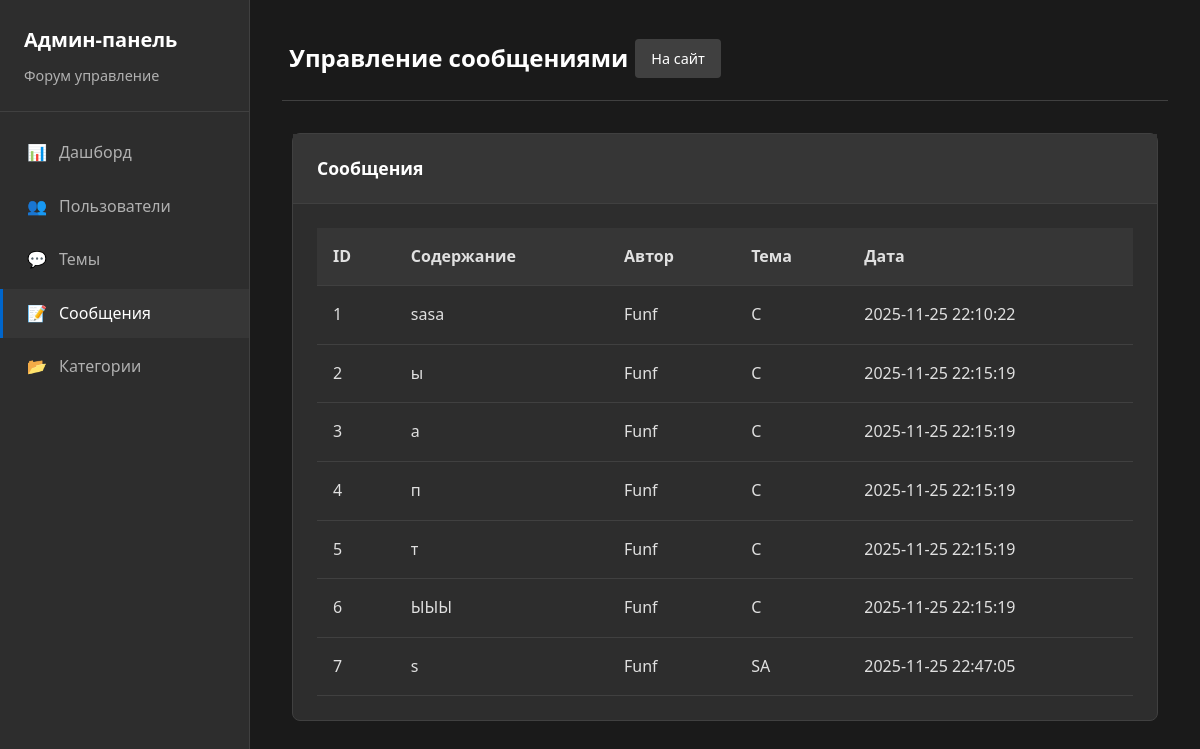
The page /admin/posts (signed in) on the database as committed earlier.
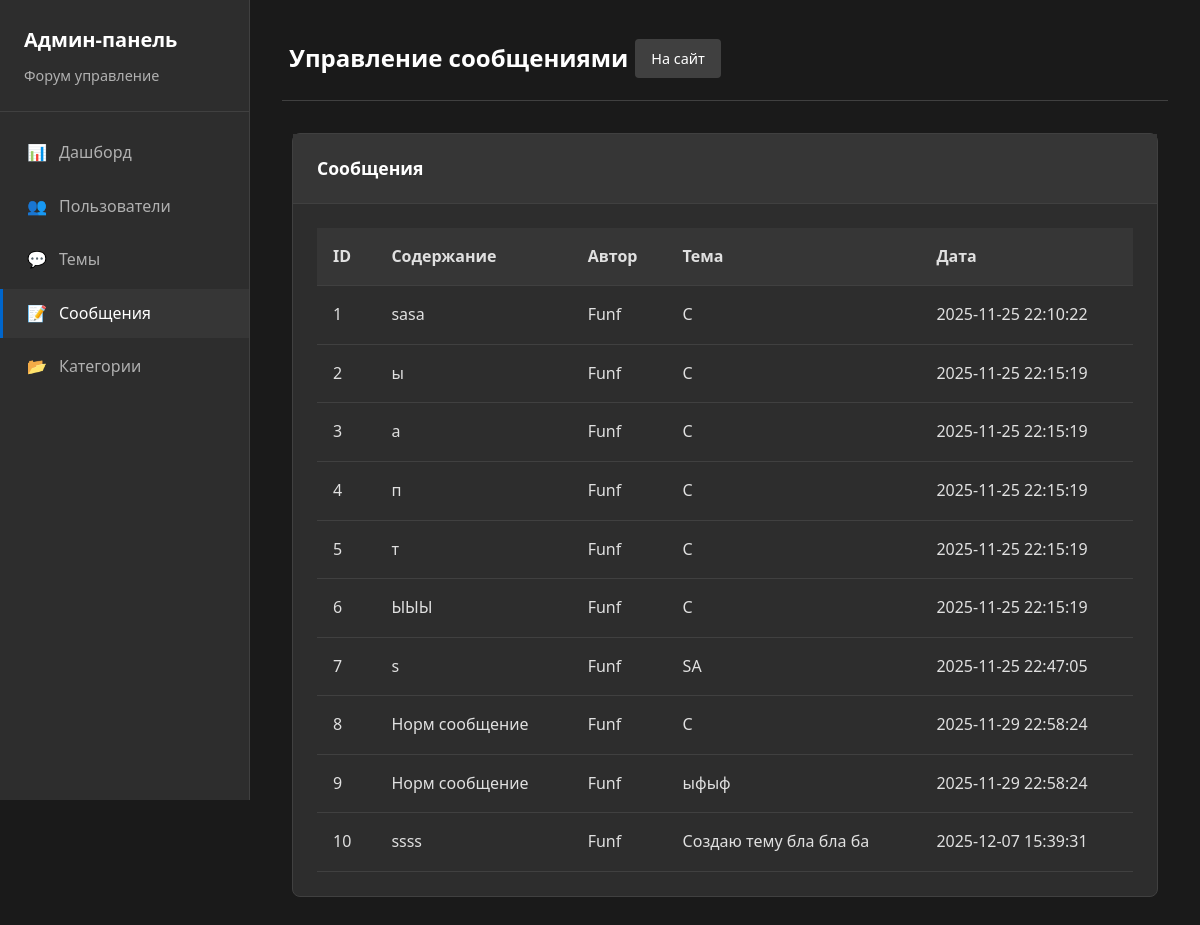
The same page on the database as committed later.
### app3.py (models this page shows, shortened)
class Post(db.Model):
    __tablename__ = 'posts'
    id = db.Column(db.Integer, primary_key=True)
    user_id = db.Column(db.Integer, db.ForeignKey('users.id'), nullable=False)
    topic_id = db.Column(db.Integer, db.ForeignKey('topics.id'), nullable=False)
    content = db.Column(db.Text, nullable=False)
    created_at = db.Column(db.DateTime, default=datetime.now().replace(microsecond=0))

class User(db.Model):
    __tablename__ = 'users'
    id = db.Column(db.Integer, primary_key=True)
    username = db.Column(db.String(80), unique=True, nullable=False)
    email = db.Column(db.String(120), unique=True, nullable=False)
    password = db.Column(db.String(120), nullable=False)
    admin = db.Column(db.Integer, default=0)
    created_at = db.Column(db.DateTime, default=datetime.now().replace(microsecond=0))
    categories = db.relationship('Category', backref='author', lazy=True)
    topics = db.relationship('Topic', backref='author', lazy=True)
    posts = db.relationship('Post', backref='author', lazy=True)

class Topic(db.Model):
    __tablename__ = 'topics'
    id = db.Column(db.Integer, primary_key=True)
    user_id = db.Column(db.Integer, db.ForeignKey('users.id'), nullable=False)
    category_id = db.Column(db.Integer, db.ForeignKey('categories.id'), nullable=False)
    title = db.Column(db.String(200), nullable=False)
    content = db.Column(db.Text, nullable=False)
    created_at = db.Column(db.DateTime, default=datetime.now().replace(microsecond=0))
    posts = db.relationship('Post', backref='topic', lazy=True, cascade='all, delete-orphan')

### app3.py (the view)
@app.route('/admin/posts')
@admin_required
def admin_posts():
    posts = Post.query\
    .join(Topic, Post.topic_id == Topic.id)\
    .join(User, Post.user_id == User.id)\
    .add_columns(Post.id,
        User.username,
        Post.content,
        Post.created_at,
        Topic.title.label('topic_name'))\
    .all()
    return render_template('admin/admin_posts.html', posts=posts)

### app3.py (called while the page is built)
def admin_required(f):
    @wraps(f)
    def decorated_function(*args, **kwargs):
        if 'user_id' not in session:
            print('Не зашел')
            return redirect(url_for('index'))
        admin = User.query.get(1)
        if admin.username == session['username']:
            session['admin'] = True
        else:
            print(admin)
            print('Не админ')
            return redirect(url_for('index'))
        return f(*args, **kwargs)
    return decorated_function

### templates/admin/admin_posts.html (shortened to what this page needs)
{% extends "admin/admin_base.html" %}
{% block admin_page_title %}Управление сообщениями{% endblock %}
{% block admin_content %}
<div class="admin-card">
    <div class="admin-card-header">
        <h3 class="admin-card-title">Сообщения</h3>
    </div>
    <div class="admin-card-body">
        <table class="admin-table">
            <thead>
                <tr>
                    <th>ID</th>
                    <th>Содержание</th>
                    <th>Автор</th>
                    <th>Тема</th>
                    <th>Дата</th>
                </tr>
            </thead>
            <tbody>
                {% for post in posts %}
                <tr>
                    <td>{{post.id}}</td>
                    <td>
                        <div style="max-width: 300px; overflow: hidden; text-overflow: ellipsis;">
                            {{post.content}}
                        </div>
                    </td>
                    <td>{{ post.username }}</td>
                    <td>{{post.topic_name}}</td>
                    <td>{{post.created_at}}</td>
                </tr>
                {% endfor %}
            </tbody>
        </table>
    </div>
</div>
{% endblock %}

Rows that differ between the two databases and show on the page:
added Post: id "8", content "Норм сообщение", username "Funf", topic_name "С", created_at "2025-11-29 22:58:24"
added Post: id "9", content "Норм сообщение", username "Funf", topic_name "ыфыф", created_at "2025-11-29 22:58:24"
added Post: id "10", content "ssss", username "Funf", topic_name "Создаю тему бла бла ба", created_at "2025-12-07 15:39:31"
